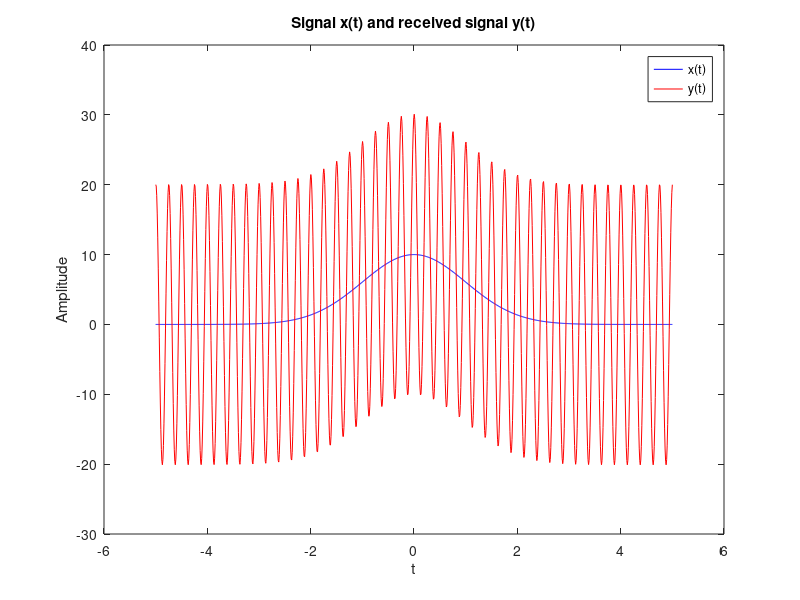
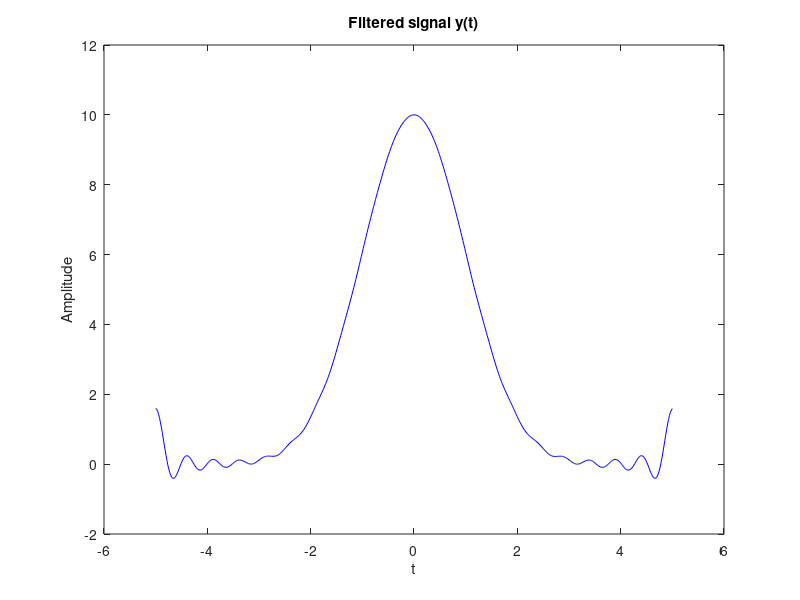
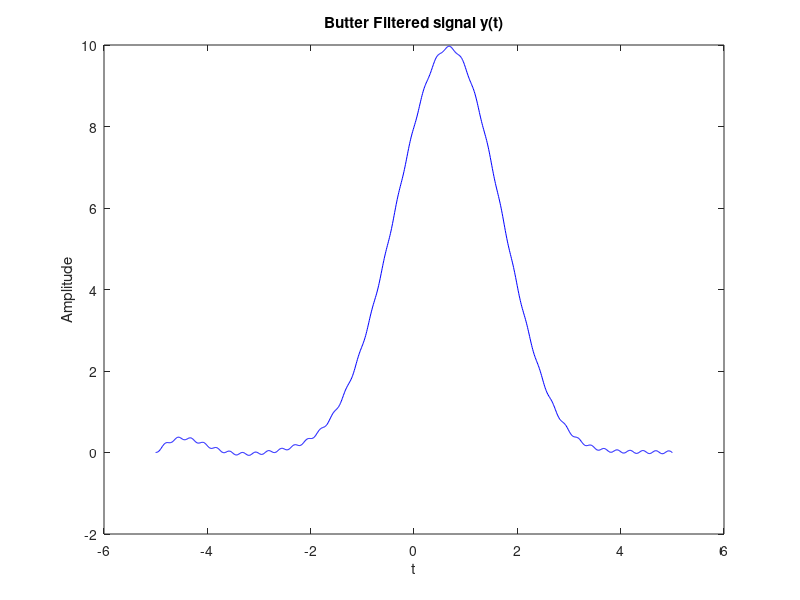

Write MATLAB code to recreate these figures, in order.
t_vals = linspace(-5, 5, 1000); % define time interval
x = 10*exp(-(t_vals.^2)/2); % define x(t)
n = 20*cos(8*pi*t_vals) + 2*sin(8*pi*t_vals); % define n(t)
y = x + n; % define y(t)

% plot x(t) and y(t)
figure;
plot(t_vals, x, 'b', t_vals, y, 'r');
xlabel('t');
ylabel('Amplitude');
title('Signal x(t) and received signal y(t)');
legend('x(t)', 'y(t)');

fs = 55; % define sampling frequency

Ts = 1/fs; % define sampling interval
t_vals_sampled = -5:Ts:5; % define time interval for sampled signal
y_sampled = interp1(t_vals, y, t_vals_sampled); % sample y(t) at the desired rate
Y = fft(y_sampled);

% apply ideal low-pass filter
fc = 1; % define cutoff frequency
Wn = fc/fs;

N = length(Y);
n = round(fc/(fs/2)*N);
Yf = [Y(1:n), zeros(1, N - 2*n), Y(N-n+1:N)];%Y filtered
yf = real(ifft(Yf)); 
% plot the filtered signal
figure;
plot(t_vals_sampled, yf, 'b');
xlabel('t');
ylabel('Amplitude');
title('Filtered signal y(t)');

n = 3; 
[b, a] = butter(n, Wn);
yb = filter(b,a,y_sampled); %butterworth
ybb = interp1(t_vals_sampled, yb, t_vals); %butterworth back

figure;
disp(yb);
plot(t_vals, ybb, 'b');
xlabel('t');
ylabel('Amplitude');
title('Butter Filtered signal y(t)');

